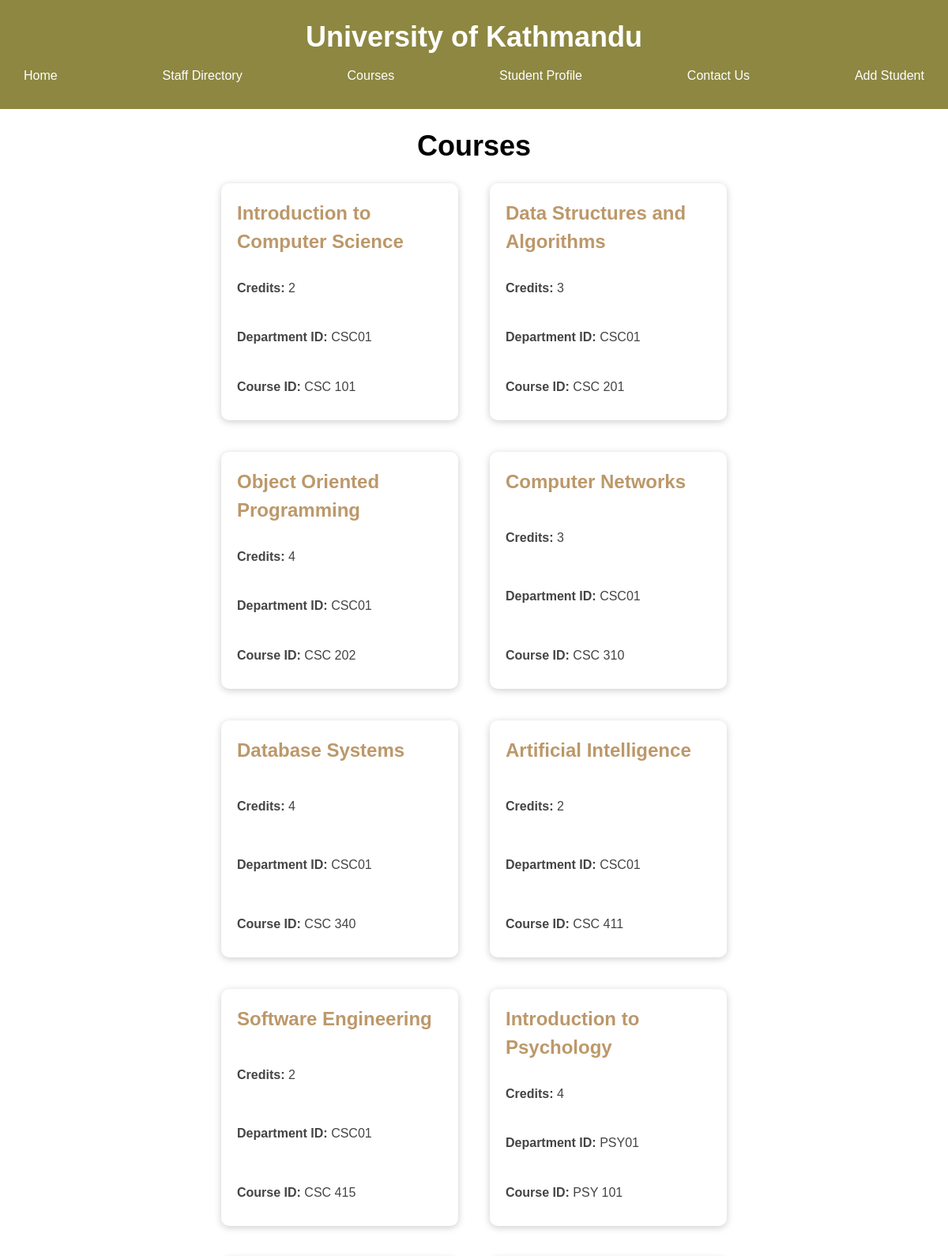
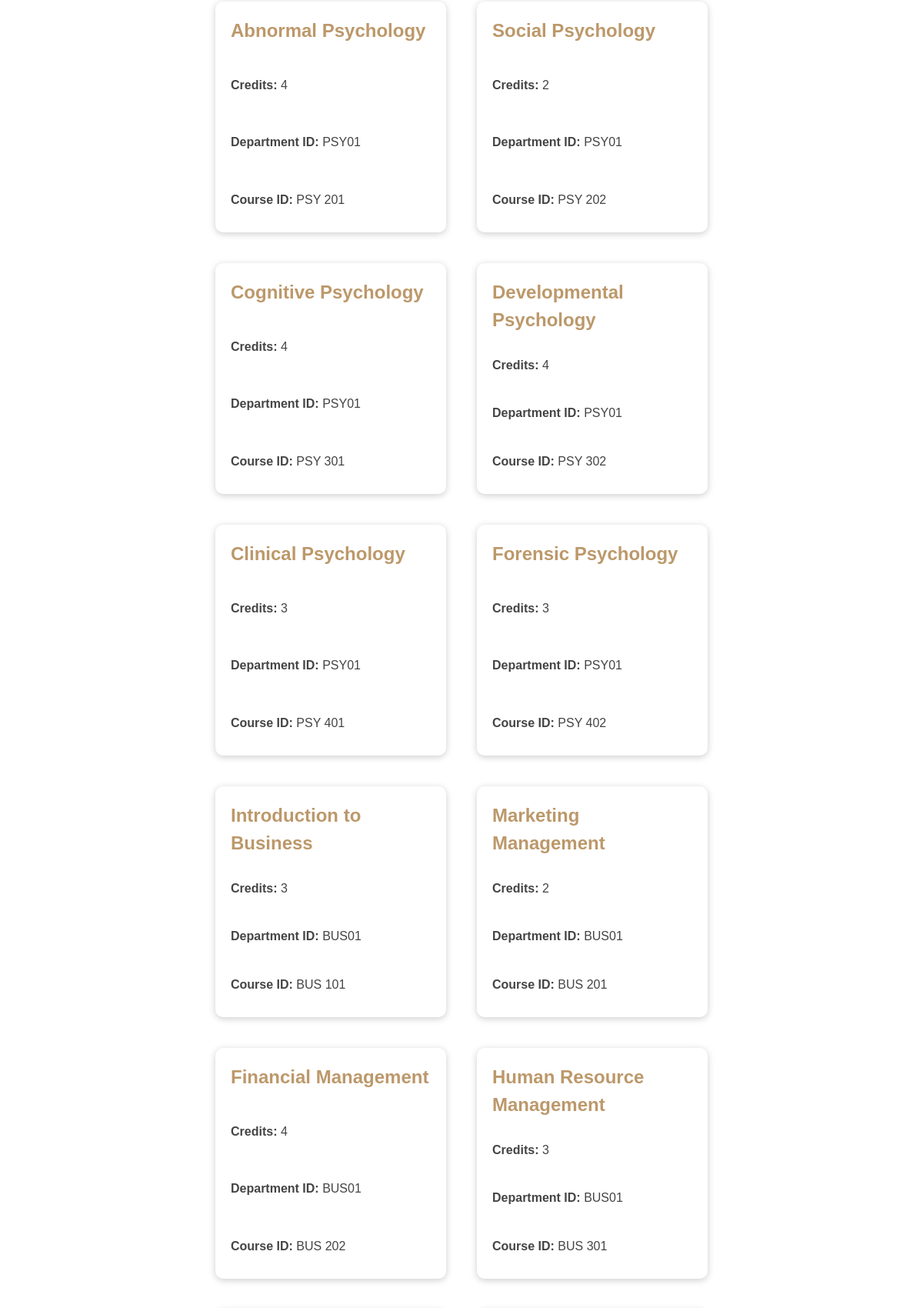
Screenshot of /courses (upper part) with the database file from the repository (2 pictures, top to bottom).
### tables this page shows
CREATE TABLE course_info(
  name TEXT,
  credits integer,
  department_id VARCHAR(100),
  course_id VARCHAR(100),
  PRIMARY KEY (course_id)
  FOREIGN KEY (department_id) REFERENCES department(department_id)
);

### main.py (the view)
@app.route('/courses')
def courses():
  conn = sqlite3.connect('database.db')
  courses = conn.execute("SELECT * FROM course_info").fetchall()
  conn.close()
  return render_template('courses.html', courses=courses)

### templates/courses.html (shortened to what this page needs)
<!DOCTYPE html>
<html>
<head>
</head>
<body>
	<header>
		<h1>University of Kathmandu</h1>
		<nav>
			<ul>
				<li><a href="/">Home</a></li>
				<li><a href="/staffs">Staff Directory</a></li>
				<li><a href="/courses">Courses </a></li>
 				<li><a href="/login">Student Profile</a></li>
				<li><a href="/contact">Contact Us</a></li>
        <li><a href="/login">Add Student</a></li>
			</ul>
		</nav>
	</header>
	<main>
    	<h1>Courses</h1>
      <div class="card-container">
      {% for course in courses %}
        <div class="card">
          <h2>{{ course[0] }}</h2>
          <p><span>Credits:</span> {{ course[1] }}</p>
          <p><span>Department ID:</span> {{ course[2] }}</p>
          <p><span>Course ID:</span> {{ course[3] }}</p>
        </div>
      {% endfor %}
    </div>
	</main>
</body>
</html>

### templates/courses.html (style rules this page uses)
* { box-sizing: border-box; margin: 0; padding: 0; }
body { font-family: Arial, sans-serif; font-size: 16px; line-height: 1.5; }
header { background-color: #8D8741; color: #fff; padding: 20px; }
h1 { margin: 0; font-size: 36px; text-align: center; }
nav ul { list-style: none; margin: 0; padding: 0; display: flex; justify-content: space-between; }
nav li { margin: 0; }
nav a { display: block; padding: 10px; color: #fff; text-decoration: none; }
main { max-width: 800px; margin: 0 auto; padding: 20px; }
h2 { font-size: 28px; margin-top: 20px; color: #BC986A; }
p { margin-bottom: 20px; color: #444; }
a { color: #659DBD; text-decoration: none; }
.card-container { display: flex; flex-wrap: wrap; justify-content: center; }
.card { background-color: #fff; border-radius: 10px; box-shadow: 0 2px 10px rgba(0, 0, 0, 0.2); display: flex; flex-direction: column; height: 300px; justify-content: space-between; margin: 20px; padding: 20px; width: 300px; }
.card h2 { font-size: 24px; margin: 0; }
.card p { font-size: 16px; margin: 10px 0; }
.card span { font-weight: bold; }

### rows the page displays
course_info: name "Introduction to Computer Science", credits "2", department "CSC01", course_id "CSC 101"
course_info: name "Data Structures and Algorithms", credits "3", department "CSC01", course_id "CSC 201"
course_info: name "Object Oriented Programming", credits "4", department "CSC01", course_id "CSC 202"
course_info: name "Computer Networks", credits "3", department "CSC01", course_id "CSC 310"
course_info: name "Database Systems", credits "4", department "CSC01", course_id "CSC 340"
course_info: name "Artificial Intelligence", credits "2", department "CSC01", course_id "CSC 411"
course_info: name "Software Engineering", credits "2", department "CSC01", course_id "CSC 415"
course_info: name "Introduction to Psychology", credits "4", department "PSY01", course_id "PSY 101"
course_info: name "Abnormal Psychology", credits "4", department "PSY01", course_id "PSY 201"
course_info: name "Social Psychology", credits "2", department "PSY01", course_id "PSY 202"
course_info: name "Cognitive Psychology", credits "4", department "PSY01", course_id "PSY 301"
course_info: name "Developmental Psychology", credits "4", department "PSY01", course_id "PSY 302"
course_info: name "Clinical Psychology", credits "3", department "PSY01", course_id "PSY 401"
course_info: name "Forensic Psychology", credits "3", department "PSY01", course_id "PSY 402"
course_info: name "Introduction to Business", credits "3", department "BUS01", course_id "BUS 101"
course_info: name "Marketing Management", credits "2", department "BUS01", course_id "BUS 201"
course_info: name "Financial Management", credits "4", department "BUS01", course_id "BUS 202"
course_info: name "Human Resource Management", credits "3", department "BUS01", course_id "BUS 301"
